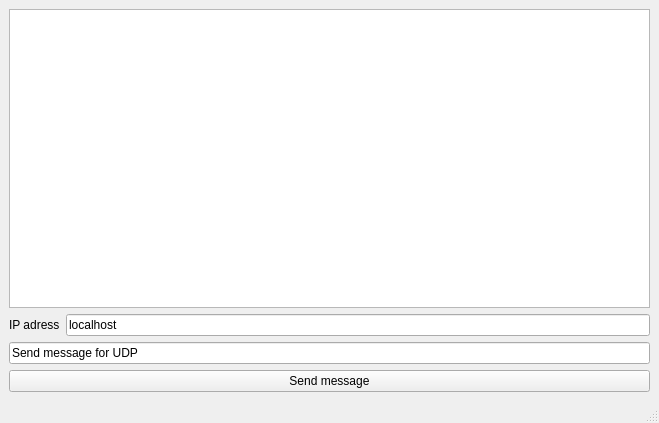
<?xml version="1.0" encoding="UTF-8"?>
<ui version="4.0">
 <class>MainWindow</class>
 <widget class="QMainWindow" name="MainWindow">
  <property name="geometry">
   <rect>
    <x>0</x>
    <y>0</y>
    <width>659</width>
    <height>423</height>
   </rect>
  </property>
  <property name="windowTitle">
   <string>MainWindow</string>
  </property>
  <widget class="QWidget" name="centralwidget">
   <layout class="QGridLayout" name="gridLayout">
    <item row="0" column="0" colspan="2">
     <widget class="QTextEdit" name="textEdit"/>
    </item>
    <item row="1" column="0">
     <widget class="QLabel" name="label">
      <property name="text">
       <string>IP adress</string>
      </property>
     </widget>
    </item>
    <item row="1" column="1">
     <widget class="QLineEdit" name="line_ip">
      <property name="text">
       <string>localhost</string>
      </property>
     </widget>
    </item>
    <item row="2" column="0" colspan="2">
     <widget class="QLineEdit" name="lineEdit">
      <property name="text">
       <string>Send message for UDP</string>
      </property>
     </widget>
    </item>
    <item row="3" column="0" colspan="2">
     <layout class="QHBoxLayout" name="horizontalLayout_2">
      <item>
       <widget class="QPushButton" name="UDPWrite">
        <property name="text">
         <string>Send message</string>
        </property>
       </widget>
      </item>
     </layout>
    </item>
   </layout>
  </widget>
  <widget class="QMenuBar" name="menubar">
   <property name="geometry">
    <rect>
     <x>0</x>
     <y>0</y>
     <width>659</width>
     <height>21</height>
    </rect>
   </property>
  </widget>
  <widget class="QStatusBar" name="statusbar"/>
 </widget>
 <resources/>
 <connections/>
</ui>
